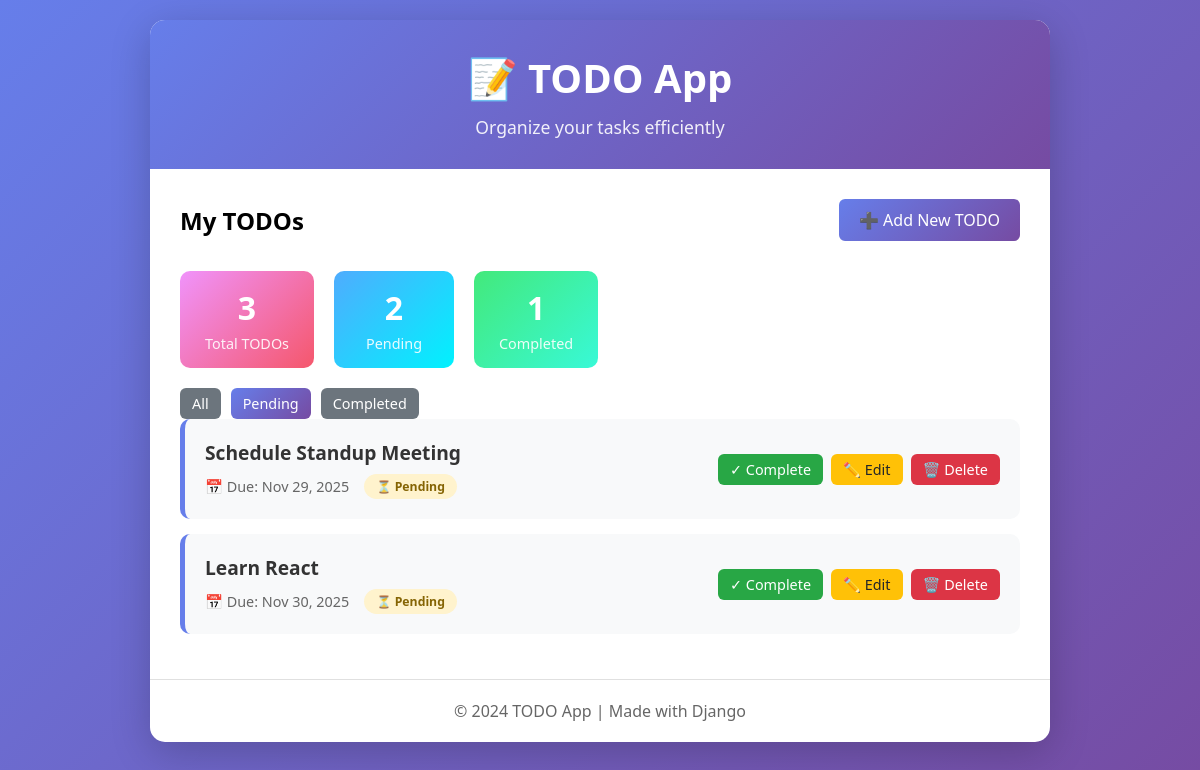
The app's page /?status=pending with its own data.
### todos/models.py (models this page shows, shortened)
class Todo(models.Model):
    title = models.CharField(max_length=200, help_text="Title of the todo item")
    due_date = models.DateField(null=True, blank=True, help_text="Due date for the todo")
    is_completed = models.BooleanField(default=False, help_text="Whether the todo is completed")
    created_at = models.DateTimeField(auto_now_add=True, help_text="When the todo was created")
    updated_at = models.DateTimeField(auto_now=True, help_text="When the todo was last updated")
    class Meta:
        ordering = ['due_date', '-created_at']
        verbose_name = 'Todo'
        verbose_name_plural = 'Todos'

### todos/views.py (the view)
# urls.py: path('', views.TodoListView.as_view(), name='todo_list'),
class TodoListView(ListView):
    model = Todo
    template_name = 'todos/todo_list.html'
    context_object_name = 'todos'
    def get_queryset(self):
        queryset = super().get_queryset()
        status = self.request.GET.get('status')
        if status == 'completed':
            queryset = queryset.filter(is_completed=True)
        elif status == 'pending':
            queryset = queryset.filter(is_completed=False)
        return queryset
    def get_context_data(self, **kwargs):
        from datetime import date
        context = super().get_context_data(**kwargs)
        context['status_filter'] = self.request.GET.get('status', 'all')
        context['completed_count'] = Todo.objects.filter(is_completed=True).count()
        context['pending_count'] = Todo.objects.filter(is_completed=False).count()
        context['total_count'] = Todo.objects.count()
        context['today'] = date.today()
        return context

### todos/templates/todos/todo_list.html (shortened to what this page needs)
{% extends 'todos/base.html' %}
{% block content %}
<div class="filter-bar">
    <h2>My TODOs</h2>
    <a href="{% url 'todo_create' %}" class="btn btn-primary">➕ Add New TODO</a>
</div>
<div class="stats">
    <div class="stat-card">
        <h3>{{ total_count }}</h3>
        <p>Total TODOs</p>
    </div>
    <div class="stat-card">
        <h3>{{ pending_count }}</h3>
        <p>Pending</p>
    </div>
    <div class="stat-card">
        <h3>{{ completed_count }}</h3>
        <p>Completed</p>
    </div>
</div>
<div class="filter-buttons">
    <a href="?status=all" class="btn {% if status_filter == 'all' %}btn-primary{% else %}btn-secondary{% endif %} btn-sm">All</a>
    <a href="?status=pending" class="btn {% if status_filter == 'pending' %}btn-primary{% else %}btn-secondary{% endif %} btn-sm">Pending</a>
    <a href="?status=completed" class="btn {% if status_filter == 'completed' %}btn-primary{% else %}btn-secondary{% endif %} btn-sm">Completed</a>
</div>
{% if todos %}
<ul class="todo-list">
    {% for todo in todos %}
    <li class="todo-item {% if todo.is_completed %}completed{% endif %}">
        <div class="todo-info">
            <div class="todo-title">{{ todo.title }}</div>
            <div class="todo-meta">
                {% if todo.due_date %}
                <span class="due-date {% if todo.due_date < today and not todo.is_completed %}overdue{% endif %}">
                    📅 Due: {{ todo.due_date|date:"M d, Y" }}
                </span>
                {% endif %}
                <span class="status-badge {% if todo.is_completed %}completed{% else %}pending{% endif %}">
                    {% if todo.is_completed %}✓ Completed{% else %}⏳ Pending{% endif %}
                </span>
            </div>
        </div>
        <div class="todo-actions">
            <a href="{% url 'todo_toggle' todo.pk %}" class="btn {% if todo.is_completed %}btn-warning{% else %}btn-success{% endif %} btn-sm">
                {% if todo.is_completed %}↩️ Undo{% else %}✓ Complete{% endif %}
            </a>
            <a href="{% url 'todo_update' todo.pk %}" class="btn btn-warning btn-sm">✏️ Edit</a>
            <a href="{% url 'todo_delete' todo.pk %}" class="btn btn-danger btn-sm">🗑️ Delete</a>
        </div>
    </li>
    {% endfor %}
</ul>
{% endif %}
{% endblock %}

### todos/templates/todos/base.html (style rules this page uses)
* { margin: 0; padding: 0; box-sizing: border-box; }
body { font-family: "Segoe UI", Tahoma, Geneva, Verdana, sans-serif; background: linear-gradient(135deg, #667eea 0%, #764ba2 100%); min-height: 100vh; padding: 20px; }
.btn { padding: 10px 20px; border: none; border-radius: 6px; cursor: pointer; font-size: 1em; text-decoration: none; display: inline-block; transition: all 0.3s ease; }
.btn-primary { background: linear-gradient(135deg, #667eea 0%, #764ba2 100%); color: white; }
.btn-success { background: #28a745; color: white; }
.btn-warning { background: #ffc107; color: #212529; }
.btn-danger { background: #dc3545; color: white; }
.btn-secondary { background: #6c757d; color: white; }
.btn-sm { padding: 6px 12px; font-size: 0.9em; }

### todos/templates/todos/todo_list.html (style rules this page uses)
.filter-bar { display: flex; justify-content: space-between; align-items: center; margin-bottom: 30px; flex-wrap: wrap; gap: 15px; }
.filter-buttons { display: flex; gap: 10px; }
.stats { display: flex; gap: 20px; margin-bottom: 20px; flex-wrap: wrap; }
.stat-card { background: linear-gradient(135deg, #f093fb 0%, #f5576c 100%); padding: 15px 25px; border-radius: 10px; color: white; min-width: 120px; text-align: center; }
.stat-card:nth-child(2) { background: linear-gradient(135deg, #4facfe 0%, #00f2fe 100%); }
.stat-card:nth-child(3) { background: linear-gradient(135deg, #43e97b 0%, #38f9d7 100%); }
.stat-card h3 { font-size: 2em; margin-bottom: 5px; }
.stat-card p { font-size: 0.9em; opacity: 0.9; }
.todo-list { list-style: none; }
.todo-item { background: #f8f9fa; border-radius: 10px; padding: 20px; margin-bottom: 15px; display: flex; justify-content: space-between; align-items: center; transition: all 0.3s ease; border-left: 5px solid #667eea; }
.todo-info { flex: 1; }
.todo-title { font-size: 1.2em; font-weight: 600; margin-bottom: 8px; color: #333; }
.todo-meta { display: flex; gap: 15px; font-size: 0.9em; color: #666; }
.due-date { display: flex; align-items: center; gap: 5px; }
.status-badge { padding: 4px 12px; border-radius: 20px; font-size: 0.85em; font-weight: 600; }
.status-badge.pending { background: #fff3cd; color: #856404; }
.todo-actions { display: flex; gap: 8px; align-items: center; }

### records on screen
Todo: title "Schedule Standup Meeting", due_date "Nov 29, 2025", is_completed "⏳ Pending"
Todo: title "Learn React", due_date "Nov 30, 2025", is_completed "⏳ Pending"

### other values on screen
{{ total_count }} "3"
{{ pending_count }} "2"
{{ completed_count }} "1"
